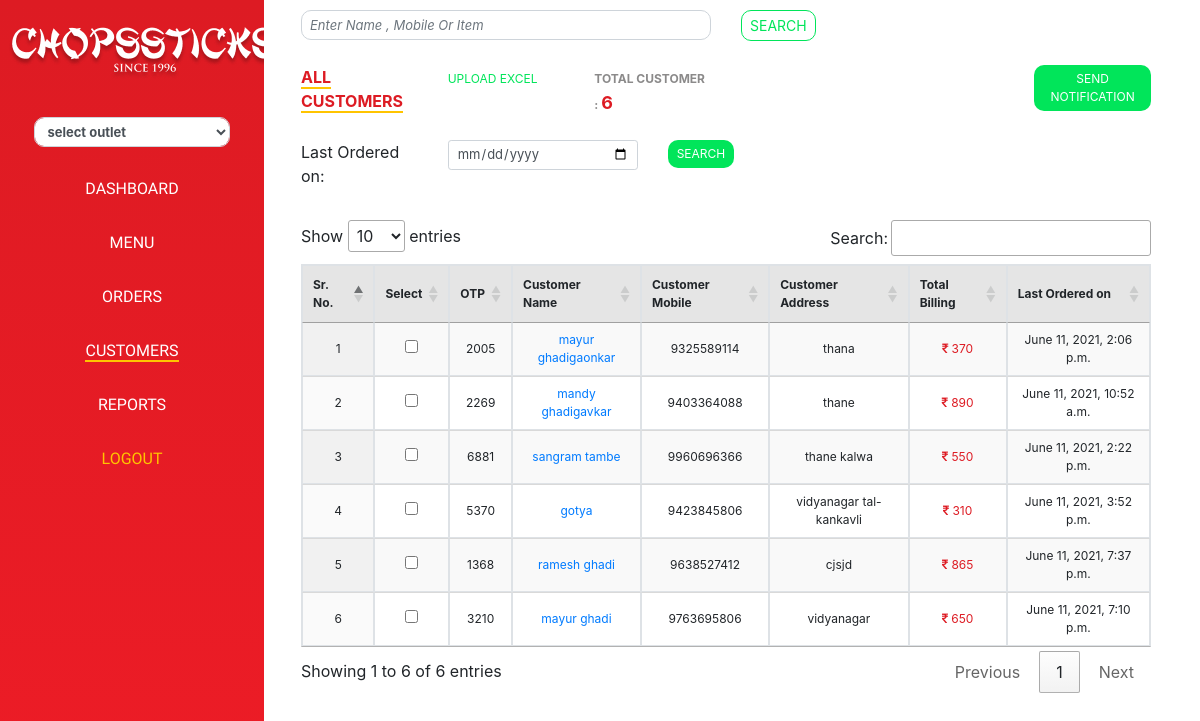
The app's page /customer/customer_master (signed in) with its own data.
### customer/models.py (models this page shows, shortened)
class customer(models.Model):
    custom_user_id = models.ForeignKey(custom_user,on_delete=models.CASCADE)
    full_name = models.CharField(max_length=50)
    address = models.CharField(max_length=50)
    created_at = models.DateTimeField(auto_now_add=True)
    updated_at = models.DateTimeField(auto_now=True)

### accounts/models.py (models this page shows, shortened)
class custom_user(AbstractUser):
    SUPER_ADMIN = 1
    ADMIN = 2
    CUSTOMER = 3
    ROLE_CHOICES = (
      (SUPER_ADMIN,'Super Admin'),
      (ADMIN,'Admin'),
      (CUSTOMER,'CUSTOMER'),
    )
    mobile_no  = models.CharField(max_length=50)
    user_role = models.PositiveSmallIntegerField(choices=ROLE_CHOICES,default=ADMIN)
    otp = models.IntegerField(default=0)
    Updated_on = models.DateTimeField(auto_now=True)

### customer/views.py (the view)
# urls.py: path('customer_master',customer_master,name='customer_master'),
@login_required(login_url = '/accounts/user_login')
def customer_master(request):
    user = request.user
    all_customer = customer.objects.all()
    all_user= customer.objects.all().count()
    location = outlet.objects.all().filter(is_active=True)
    total_billing = {}
    last_order = {}
    for one in all_customer :
        sum = 0
        if order.objects.filter(customer_id=one).exists():
            last_order[one.pk] = order.objects.filter(customer_id=one).latest('created_at').created_at
            order_object = order.objects.filter(customer_id=one)
            for two in order_object:
                sum = sum + two.total_bill
                total_billing[one.pk]=sum
        else:
            total_billing[one.pk] = 'NO ORDERS'
            last_order [one.pk] = 'NO ORDERS'
    food_objects = food_section.objects.all().first()
    if request.method == "POST":
        last_date = request.POST['last_date']
        last_orders = order.objects.filter(created_at__date=last_date)
        for one in all_customer :
            sum = 0
            if order.objects.filter(customer_id=one,created_at__date=last_date).exists():
                last_order[one.pk] = order.objects.filter(customer_id=one,created_at__date=last_date).latest('created_at').created_at
                order_object = order.objects.filter(customer_id=one)
                for two in order_object:
                    sum = sum + two.total_bill
                    total_billing[one.pk]=sum
            else:
                total_billing[one.pk] = 'NO ORDERS'
                last_order [one.pk] = 'NO ORDERS'
        data = {'all_customer':all_customer,'all_user':all_user,'total_billing':total_billing,'last_order':last_order,'food_objects':food_objects,'last_date':last_date,'location':location}
        return render(request, 'customer/customer.html',data)
    else:
        data = {'all_customer':all_customer,'all_user':all_user,'total_billing':total_billing,'last_order':last_order,'food_objects':food_objects,'location':location}
        return render(request, 'customer/customer.html',data)

### customer/templatetags/total_billing.py (called while the page is built)
@register.filter
def get_item(dictionary, key):
        return dictionary.get(int(str(key)))

### templates/customer/customer.html (shortened to what this page needs)
{% extends 'dashboard/base.html' %}
{% load static %}
{% load total_billing %}
{% block content %}
            <div class="main">
                <div class="container">
                    <div class="row">
                        <div class="col">
                            <input type="text" name="" id="" class="form-control form-control-sm radius" placeholder="Enter Name , Mobile Or Item ">
                        </div>
                        <div class="col">
                            <button class="btn btn-sm search-btn radius">SEARCH</button>
                        </div>
                    </div>
                </div>
                <div class="container mt-4">
                    <div class="row">
                        <div class="col-2">
                            <a href="#" class="tabs active-tab all-customer">ALL CUSTOMERS</a>
                        </div>
                        <div class="col-2">
                            <a href="#" class="tabs green add-customer">UPLOAD EXCEL</a>
                        </div>
                        <div class="col-2">
                            <a href="#" class="tabs red bold add-customer"><span class="gray">TOTAL CUSTOMER :</span> <span style="font-size:18px">{{all_user}}</span></a>
                        </div>
                        <div class="col-4">
                        </div>
                        <div class="col-2">
                            <button class="btn btn-sm green-btn notify-btn" data-toggle="modal" data-target="#notify">SEND NOTIFICATION</button>
                        </div>
                    </div>
                </div>
                <div class="container mt-4">
                    <div class="row">
                        <div class="col-2">
                            <label>Last Ordered on:</label>
                        </div>
                        <div class="col-6">
                            <form method="POST" action="#">
                                <div class="row">
                                    <div class="col">
                                        <input type="date" name="last_date" value="{{last_date}}" class="form-control form-control-sm" required>
                                    </div>
                                    <div class="col">
                                        <button class="btn btn-sm green-btn notify-btn">SEARCH</button>
                                    </div>
                                </div>
                            </form>
                        </div>
                    </div>
                </div>
                <div class="container mt-4">
                    <div class="row">
                        <div class="col">
                            <div>
                                <table id="table_id" class="display table-bordered table-sm" style="width: 100%;;font-size: 12px">
                                    <thead>
                                        <tr>
                                            <th>Sr. No.</th>
                                            <th>Select</th>
                                            <th>OTP</th>
                                            <th>Customer Name</th>
                                            <th>Customer Mobile</th>
                                            <th>Customer Address</th>
                                            <th>Total Billing</th>
                                            <th>Last Ordered on</th>
                                        </tr>
                                    </thead>
                                    <tbody>
                                        {% for one in all_customer %}
                                        <tr>
                                            <td>{{ forloop.counter }}</td>
                                            <td><input type="checkbox" name="" id=""></td>
                                            <td>{{one.custom_user_id.otp}}</td>
                                            <td><a href="{% url 'customer:customer_detail' outlet_objects.pk one.pk %}">{{one.full_name}}</a></td>
                                            <td>{{ one.custom_user_id.mobile_no }}</td>
                                            <td>{{one.address}}</td>
                                            <td><i class="fa fa-inr red" aria-hidden="true"></i><span class="red"> {{total_billing|get_item:one.pk}} </span></td>
                                            <td>{{last_order|get_item:one.pk}}</td>
                                        </tr>
                                        {% endfor %}
                                    </tbody>
                                </table>
                            </div>
                        </div>
                    </div>
                </div>
            </div>
{% endblock %}

### templates/dashboard/base.html (shortened to what this page needs)
<!doctype html>
<html lang="en">
{% load static %}
<head>
    <link rel="stylesheet" href="https://stackpath.bootstrapcdn.com/bootstrap/4.5.2/css/bootstrap.min.css">
    <link rel="stylesheet" href="https://cdnjs.cloudflare.com/ajax/libs/font-awesome/4.7.0/css/font-awesome.min.css">
    <link rel="stylesheet" type="text/css" href="https://cdn.datatables.net/1.10.24/css/jquery.dataTables.css">
    <link rel="stylesheet" href="{% static 'css/main.css' %}">
</head>
<body>
    <div class="main-section">
        <div class="navbar-div-main">
            <div class="header-logo-div">
                <div class="header-logo">
                    <img src="{% static 'images/logo1.png' %}" class="d-inline-block">
                </div>
            </div>
            <div class="sidemenu-items-div-main">
                <div class="outlet-div">
                    <div class="form-group">
                        <select class="form-control form-control-sm radius" style="font-weight:bold;" onchange="location = this.value;">
                            <option value="">select outlet</option>
                        </select>
                    </div>
                </div>
                <div class="sidemenu-item-div">
                    {% with request.resolver_match.url_name as url_name %}
                    <li class="menu-item-list"><a href="#">DASHBOARD</a></li>
                    <li class="menu-item-list  {% if url_name == 'all_dishes' %}menu-item-active{% endif %}"><a href="{% url 'dishes:all_dishes' outlet_objects.pk food_objects.pk %}">MENU</a></li>
                    <li class="menu-item-list "><a href="{% url 'orders:today_order' outlet_objects.pk %}">ORDERS</a></li>
                    <li class="menu-item-list  {% if url_name == 'customer_master' or url_name == 'customer_detail' %}menu-item-active{% endif %}"><a href="{% url 'customer:customer_master' %}">CUSTOMERS</a></li>
                    <li class="menu-item-list"><a href="#">REPORTS</a></li>
                    <li class="logout-menu"><a href="{% url 'accounts:logout' %}">LOGOUT</a></li>
                    {% endwith %}
                </div>
            </div>
        </div>
        <div class="body-main-div">
            {% block content %}
            {% endblock  %}
        </div>
    </div>
</body>
</html>

### static/css/main.css (style rules this page uses)
html, body { margin: 0; padding: 0; width: 100%; height: 100vh; }
.main-section { margin: 0; padding: 0; width: 100%; height: 100vh; overflow-x: hidden; }
.navbar-div-main { width: 22%; margin: 0; padding: 0; height: 100vh; background-image: linear-gradient(#DD1B23, #ED1C26); position: fixed; z-index: 1; top: 0; left: 0; overflow-x: hidden; overflow-y: scroll; }
.body-main-div { width: 75%; margin: 0; padding: 0; height: 100vh; margin-left: 23%; }
.header-logo-div { width: 100%; margin: 0; padding: 5px; }
.sidemenu-items-div-main { width: 100%; height: 100vh; margin: 20px auto; padding: 10px; }
.outlet-div { width: 80%; margin: 0 auto; }
.sidemenu-item-div { widows: 90%; margin: 0; text-align: center; font-family: 'Lexend Peta', sans-serif; }
ul, li { list-style-type: none; }
li { margin: 30px 0; }
li a { font-size: 16px; }
.logout-menu a { color: #FFC400; }
a { text-decoration: none !important; }
.menu-item-list a { color: #fff; }
.menu-item-active a { color: #fff; text-decoration: underline; text-underline-position: below; text-decoration-style: solid; border-bottom: 2px solid #FFC400; }
.main { width: 100%; margin: 0 auto; padding: 10px; }
.search-btn { background-color: #fff; color: #01E55A; border: 1px solid #01E55A; }
.radius { border-radius: 10px; }
.form-control { font-size: 13px }
::placeholder { font-style: italic; color: #BABABA; }
.red { color: #DD1B23; }
.tabs { font-size: 14px }
.active-tab { color: #DD1B23; font-weight: bold; border-bottom: 2px solid #FFC400; }
thead tr { background-color: #E5E5E5; }
table { border: 1px solid #d9d9d9 !importatnt; }
.green { color: #01E55A; }
.bold { font-weight: bold; }
.gray { color: #8B8A8A; }
.green-btn { background-color: #01E55A; color: #fff }
.notify-btn { font-size: 12px; border-radius: 10px; }
th,td { text-align: center; }
.add-customer { font-size: 12px; }
.all-customer { font-size: 16px; }

### records on screen
customer: custom_user_id.otp "2005", full_name "mayur ghadigaonkar", custom_user_id.mobile_no "9325589114", address "thana", id "370", id "June 11, 2021, 2:06 p.m."
customer: custom_user_id.otp "2269", full_name "mandy ghadigavkar", custom_user_id.mobile_no "9403364088", address "thane", id "890", id "June 11, 2021, 10:52 a.m."
customer: custom_user_id.otp "6881", full_name "sangram tambe", custom_user_id.mobile_no "9960696366", address "thane kalwa", id "550", id "June 11, 2021, 2:22 p.m."
customer: custom_user_id.otp "5370", full_name "gotya", custom_user_id.mobile_no "9423845806", address "vidyanagar tal-kankavli", id "310", id "June 11, 2021, 3:52 p.m."
customer: custom_user_id.otp "1368", full_name "ramesh ghadi", custom_user_id.mobile_no "9638527412", address "cjsjd", id "865", id "June 11, 2021, 7:37 p.m."
customer: custom_user_id.otp "3210", full_name "mayur ghadi", custom_user_id.mobile_no "9763695806", address "vidyanagar", id "650", id "June 11, 2021, 7:10 p.m."

### other values on screen
{{ all_user }} "6"
